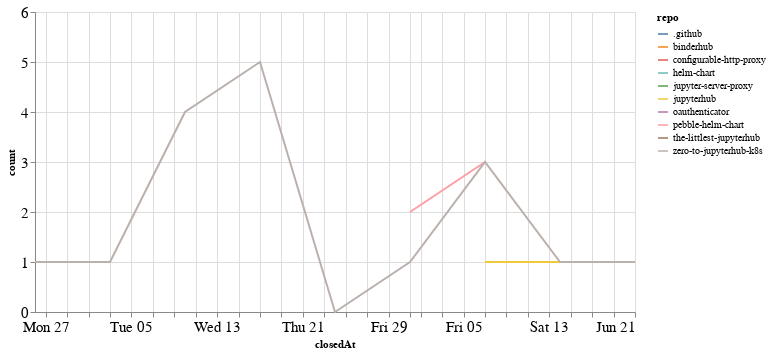

Write notebook code for a chart like this one.
### Code cell
closed_by_time = closed_by.groupby('repo').resample('W', on='closedAt').count()['author'].reset_index()
closed_by_time = closed_by_time.rename(columns={'author': 'count'})

alt.Chart(closed_by_time, width=600).mark_line().encode(
    x='closedAt',
    y='count',
    color='repo',
    tooltip="repo"
)

### Figure 1 — Vega-Lite specification as saved in the notebook (floating-point values rounded to 4 significant figures)
{"config": {"axisLeft": {"labelFontSize": 15}, "axisBottom": {"labelFontSize": 15}}, "data": {"name": "data-4325b09c38a3d8c2d939b71c744b06ef"}, "mark": "line", "encoding": {"color": {"type": "nominal", "field": "repo"}, "tooltip": {"type": "nominal", "field": "repo"}, "x": {"type": "temporal", "field": "closedAt"}, "y": {"type": "quantitative", "field": "count"}}, "width": 600, "$schema": "https://vega.github.io/schema/vega-lite/v4.8.1.json", "datasets": {"data-4325b09c38a3d8c2d939b71c744b06ef": [{"repo": ".github", "closedAt": "2020-05-03T00:00:00", "count": 1}, {"repo": "binderhub", "closedAt": "2020-05-24T00:00:00", "count": 1}, {"repo": "configurable-http-proxy", "closedAt": "2020-05-31T00:00:00", "count": 6}, {"repo": "helm-chart", "closedAt": "2020-05-10T00:00:00", "count": 2}, {"repo": "jupyter-server-proxy", "closedAt": "2020-05-24T00:00:00", "count": 1}, {"repo": "jupyterhub", "closedAt": "2020-06-07T00:00:00", "count": 1}, {"repo": "jupyterhub", "closedAt": "2020-06-14T00:00:00", "count": 1}, {"repo": "oauthenticator", "closedAt": "2020-05-17T00:00:00", "count": 1}, {"repo": "pebble-helm-chart", "closedAt": "2020-05-31T00:00:00", "count": 2}, {"repo": "pebble-helm-chart", "closedAt": "2020-06-07T00:00:00", "count": 3}, {"repo": "the-littlest-jupyterhub", "closedAt": "2020-05-10T00:00:00", "count": 1}, {"repo": "zero-to-jupyterhub-k8s", "closedAt": "2020-04-26T00:00:00", "count": 1}, {"repo": "zero-to-jupyterhub-k8s", "closedAt": "2020-05-03T00:00:00", "count": 1}, {"repo": "zero-to-jupyterhub-k8s", "closedAt": "2020-05-10T00:00:00", "count": 4}, {"repo": "zero-to-jupyterhub-k8s", "closedAt": "2020-05-17T00:00:00", "count": 5}, {"repo": "zero-to-jupyterhub-k8s", "closedAt": "2020-05-24T00:00:00", "count": 0}, {"repo": "zero-to-jupyterhub-k8s", "closedAt": "2020-05-31T00:00:00", "count": 1}, {"repo": "zero-to-jupyterhub-k8s", "closedAt": "2020-06-07T00:00:00", "count": 3}, {"repo": "zero-to-jupyterhub-k8s", "closedAt": "2020-06-14T00:00:00", "count": 1}, {"repo": "zero-to-jupyterhub-k8s", "closedAt": "2020-06-21T00:00:00", "count": 1}]}}
